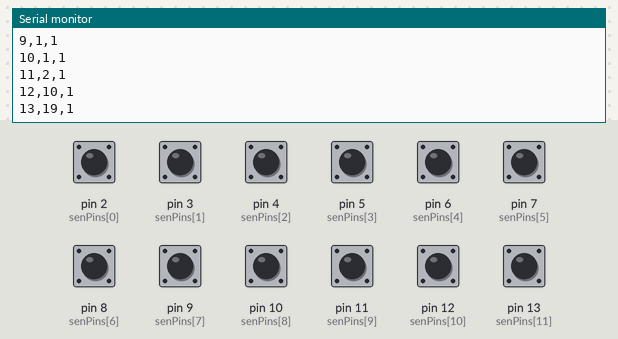
This sketch was run on a simulated Arduino Uno, built with avr-gcc and run on an emulated ATmega328P. Shown: the last lines printed to the serial monitor. Inputs (shaded band) come from the test bench; at power-on: pin 2 (senPins[0]), pin 3 (senPins[1]), pin 4 (senPins[2]), pin 5 (senPins[3]), pin 6 (senPins[4]), pin 7 (senPins[5]), pin 8 (senPins[6]), pin 9 (senPins[7]), pin 10 (senPins[8]), pin 11 (senPins[9]), pin 12 (senPins[10]), pin 13 (senPins[11]) HIGH.

Above: at 1.2 s.
1.3 s: pin 2 (senPins[0]) pulled LOW for 0.15 s
At 1.8 s:
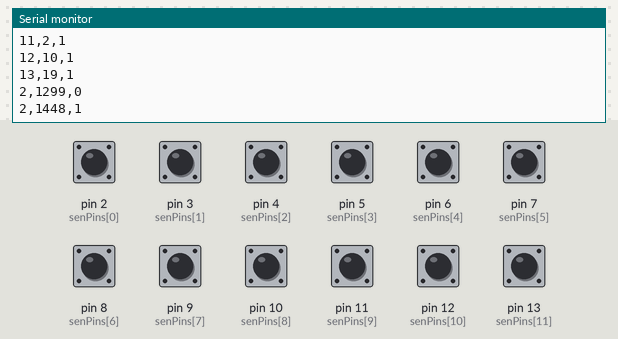
2.9 s: pin 3 (senPins[1]) pulled LOW for 0.15 s
At 4.2 s:
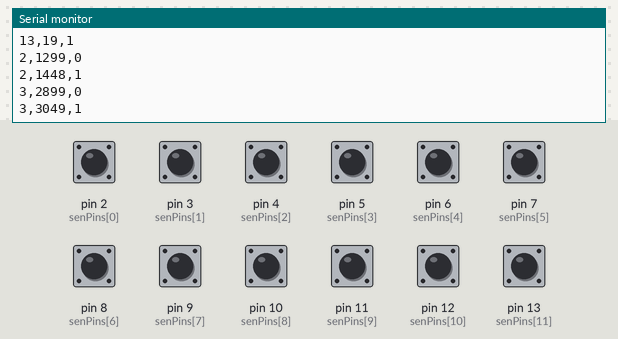
4.5 s: pin 4 (senPins[2]) pulled LOW for 0.15 s
At 5.5 s:
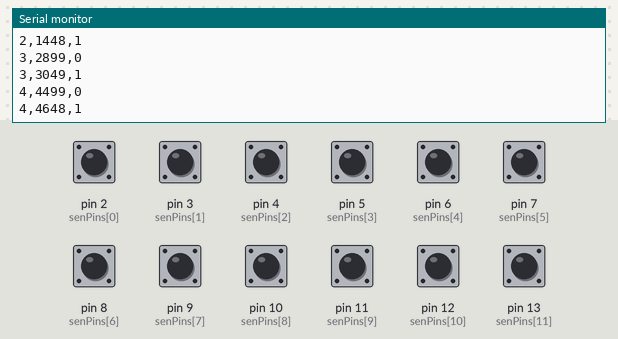
6.1 s: pin 5 (senPins[3]) pulled LOW for 0.15 s
At 6.7 s:
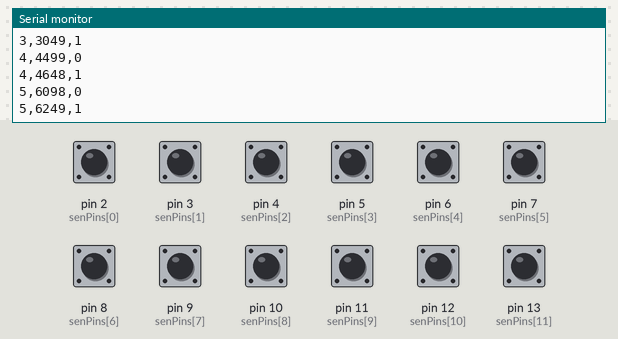
7.7 s: pin 6 (senPins[4]) pulled LOW for 0.15 s
At 9.0 s:
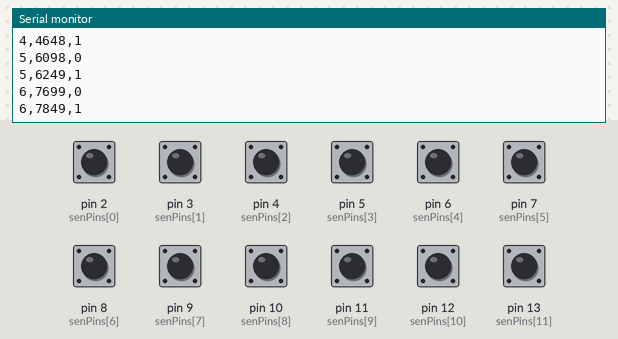
9.3 s: pin 7 (senPins[5]) pulled LOW for 0.15 s
At 10.3 s:
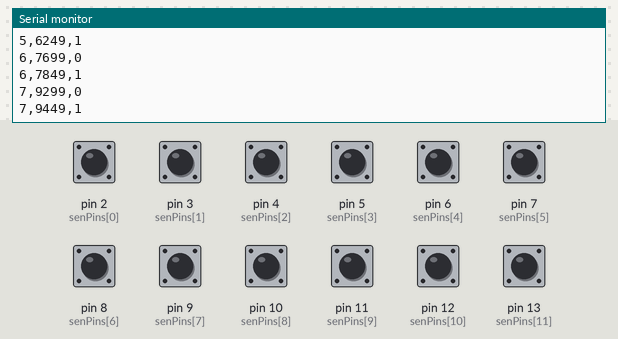
Timing chart, 0 to 11.9 s (numbered marks = the images above; inputs shaded):
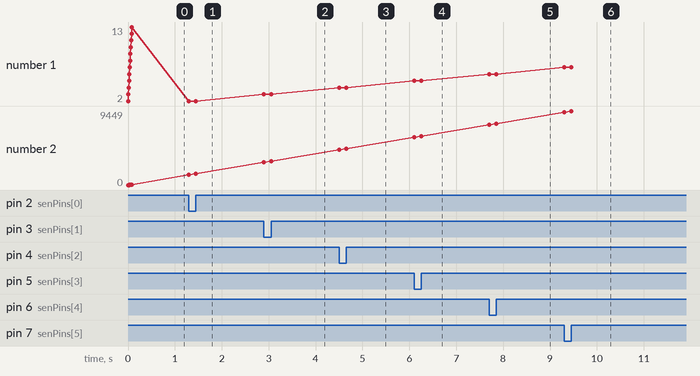

Measured:
- after the input at 1.3 s, the serial monitor: prints a new line at once (image 1)
- after the input at 2.9 s, the serial monitor: prints a new line at once (image 2)
- after the input at 4.5 s, the serial monitor: prints a new line at once (image 3)
- after the input at 6.1 s, the serial monitor: prints a new line at once (image 4)
- after the input at 7.7 s, the serial monitor: prints a new line at once (image 5)
- after the input at 9.3 s, the serial monitor: prints a new line at once (image 6)
- plotted number 1: 3 → 4 after the input at 4.5 s, 4 → 5 after the input at 6.1 s, 5 → 6 after the input at 7.7 s, 6 → 7 after the input at 9.3 s
- plotted number 2: 19 → 1448 after the input at 1.3 s, 1448 → 3049 after the input at 2.9 s, 3049 → 4648 after the input at 4.5 s, 4648 → 6249 after the input at 6.1 s, 6249 → 7849 after the input at 7.7 s

The sketch:

12_motion_sensors.ino
```cpp
//defining pin numbers
const byte senPins[] = {2,3,4,5,6,7,8,9,10,11,12,13};
const byte N_sen = sizeof(senPins);
byte senState[]={0,0,0,0,0,0,0,0,0,0,0,0};
byte newState=0;

void setup() {
  // put your setup code here, to run once:
  Serial.begin(9600);
  while(!Serial);
  for(int p=0; p<N_sen; p++)
  {
    pinMode(senPins[p], INPUT_PULLUP);
  }

}

void loop() {
  // put your main code here, to run repeatedly:
  for(int s=0;s<N_sen;s++)
  {
    newState=digitalRead(senPins[s]);
    if(newState!=senState[s])
    {
      senState[s]=newState;
      Serial.print(senPins[s],DEC);
      Serial.print(",");
      Serial.print(millis());
      Serial.print(",");
      Serial.println(senState[s]);
    }
  }
  //is delay necessary?
  //delay(100);

}
```
